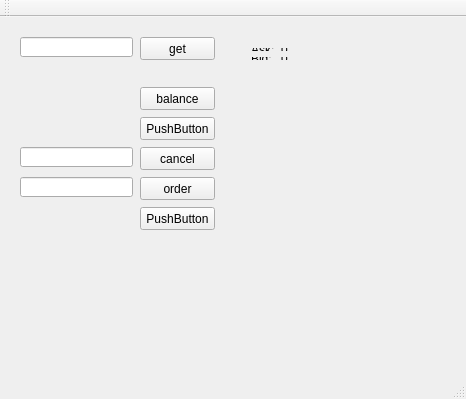
<?xml version="1.0" encoding="UTF-8"?>
<ui version="4.0">
 <class>MainWindow</class>
 <widget class="QMainWindow" name="MainWindow">
  <property name="geometry">
   <rect>
    <x>0</x>
    <y>0</y>
    <width>466</width>
    <height>399</height>
   </rect>
  </property>
  <property name="windowTitle">
   <string>MainWindow</string>
  </property>
  <widget class="QWidget" name="centralWidget">
   <widget class="QPushButton" name="pushButton">
    <property name="geometry">
     <rect>
      <x>140</x>
      <y>20</y>
      <width>75</width>
      <height>23</height>
     </rect>
    </property>
    <property name="text">
     <string>get</string>
    </property>
   </widget>
   <widget class="QLineEdit" name="lineEdit">
    <property name="geometry">
     <rect>
      <x>20</x>
      <y>20</y>
      <width>113</width>
      <height>20</height>
     </rect>
    </property>
   </widget>
   <widget class="QWidget" name="layoutWidget">
    <property name="geometry">
     <rect>
      <x>240</x>
      <y>20</y>
      <width>102</width>
      <height>34</height>
     </rect>
    </property>
    <layout class="QFormLayout" name="formLayout">
     <item row="0" column="0">
      <widget class="QLabel" name="label">
       <property name="text">
        <string>Ask:</string>
       </property>
      </widget>
     </item>
     <item row="0" column="1">
      <widget class="QLabel" name="labelAsk">
       <property name="text">
        <string>0</string>
       </property>
      </widget>
     </item>
     <item row="1" column="0">
      <widget class="QLabel" name="label_2">
       <property name="text">
        <string>Bid:</string>
       </property>
      </widget>
     </item>
     <item row="1" column="1">
      <widget class="QLabel" name="labelBid">
       <property name="text">
        <string>0</string>
       </property>
      </widget>
     </item>
    </layout>
   </widget>
   <widget class="QPushButton" name="pushButton_2">
    <property name="geometry">
     <rect>
      <x>140</x>
      <y>70</y>
      <width>75</width>
      <height>23</height>
     </rect>
    </property>
    <property name="text">
     <string>balance</string>
    </property>
   </widget>
   <widget class="QPushButton" name="pushButton_3">
    <property name="geometry">
     <rect>
      <x>140</x>
      <y>100</y>
      <width>75</width>
      <height>23</height>
     </rect>
    </property>
    <property name="text">
     <string>PushButton</string>
    </property>
   </widget>
   <widget class="QPushButton" name="pushButton_4">
    <property name="geometry">
     <rect>
      <x>140</x>
      <y>130</y>
      <width>75</width>
      <height>23</height>
     </rect>
    </property>
    <property name="text">
     <string>cancel</string>
    </property>
   </widget>
   <widget class="QLineEdit" name="lineEditOrderId">
    <property name="geometry">
     <rect>
      <x>20</x>
      <y>130</y>
      <width>113</width>
      <height>20</height>
     </rect>
    </property>
   </widget>
   <widget class="QLineEdit" name="lineEditOrder">
    <property name="geometry">
     <rect>
      <x>20</x>
      <y>160</y>
      <width>113</width>
      <height>20</height>
     </rect>
    </property>
   </widget>
   <widget class="QPushButton" name="pushButton_5">
    <property name="geometry">
     <rect>
      <x>140</x>
      <y>160</y>
      <width>75</width>
      <height>23</height>
     </rect>
    </property>
    <property name="text">
     <string>order</string>
    </property>
   </widget>
   <widget class="QPushButton" name="pushButton_6">
    <property name="geometry">
     <rect>
      <x>140</x>
      <y>190</y>
      <width>75</width>
      <height>23</height>
     </rect>
    </property>
    <property name="text">
     <string>PushButton</string>
    </property>
   </widget>
  </widget>
  <widget class="QMenuBar" name="menuBar">
   <property name="geometry">
    <rect>
     <x>0</x>
     <y>0</y>
     <width>466</width>
     <height>21</height>
    </rect>
   </property>
  </widget>
  <widget class="QToolBar" name="mainToolBar">
   <attribute name="toolBarArea">
    <enum>TopToolBarArea</enum>
   </attribute>
   <attribute name="toolBarBreak">
    <bool>false</bool>
   </attribute>
  </widget>
  <widget class="QStatusBar" name="statusBar"/>
 </widget>
 <layoutdefault spacing="6" margin="11"/>
 <resources/>
 <connections/>
</ui>
